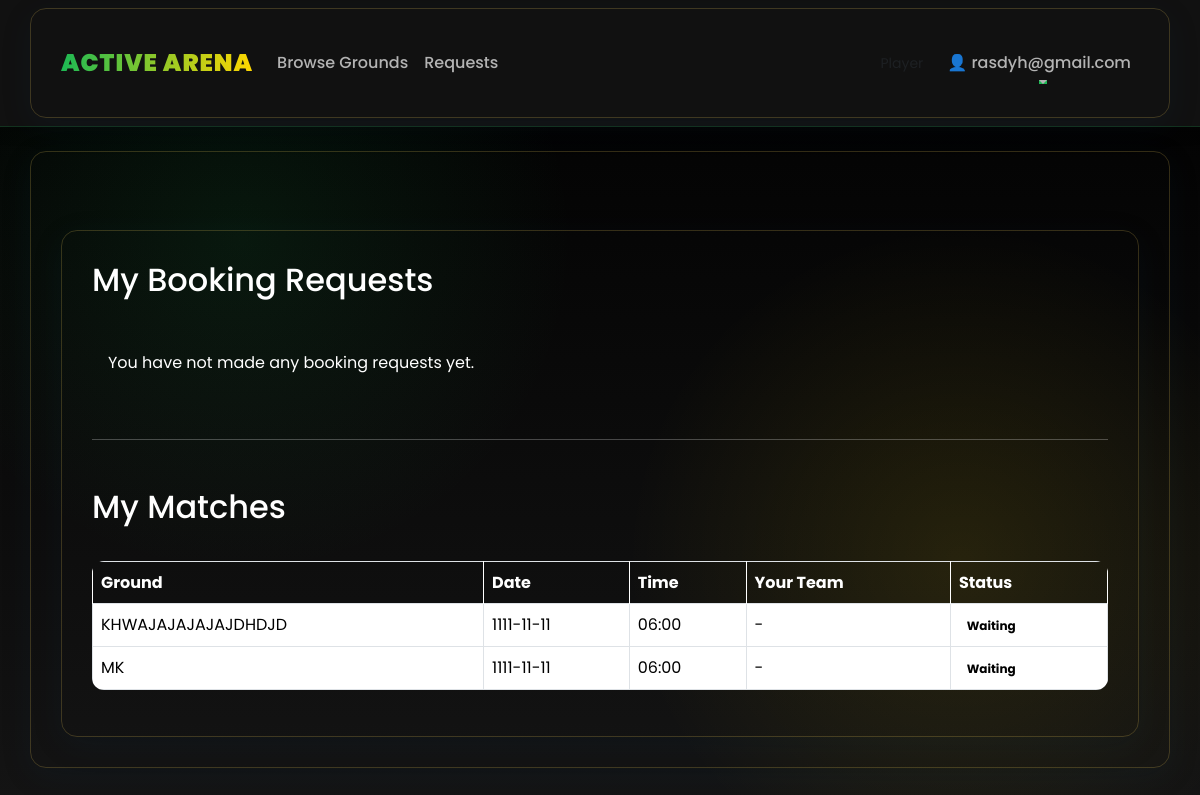
Screenshot of /player/dashboard (signed in) with the database file from the repository.
### app.py (models this page shows)
class Ground(db.Model):
    id = db.Column(db.Integer, primary_key=True)
    name = db.Column(db.String(120), nullable=False)
    location = db.Column(db.String(120), nullable=False)
    rate = db.Column(db.Integer, nullable=False)
    img = db.Column(db.String(300), nullable=False)
    published = db.Column(db.Boolean, default=False)
    host_email = db.Column(db.String(120), nullable=False)
    materials = db.Column(db.String(300), nullable=True)  # Comma-separated list
    ground_use = db.Column(db.String(50), nullable=True)
    latitude = db.Column(db.Float, nullable=True)
    longitude = db.Column(db.Float, nullable=True)
    city = db.Column(db.String(100), nullable=True)
    postal_code = db.Column(db.String(20), nullable=True)
    full_address = db.Column(db.String(300), nullable=True)

class Match(db.Model):
    id = db.Column(db.Integer, primary_key=True)
    ground_id = db.Column(db.Integer, db.ForeignKey('ground.id'), nullable=False)
    date = db.Column(db.String(20), nullable=False)
    time = db.Column(db.String(10), nullable=False)
    status = db.Column(db.String(20), default='waiting')  # waiting, pending_host, confirmed, declined
    host_email = db.Column(db.String(120), nullable=False)

### app.py (the view)
@app.route('/player/dashboard')
def player_dashboard():
    if 'user_email' not in session or session.get('user_type') != 'player':
        flash('You must be logged in as a player to view this page.', 'danger')
        return redirect(url_for('login_player'))
    player_email = session['user_email']
    bookings = Booking.query.filter_by(player_email=player_email).order_by(Booking.id.desc()).all()
    ground_ids = [b.ground_id for b in bookings]
    grounds_by_id = {g.id: g for g in Ground.query.filter(Ground.id.in_(ground_ids)).all()}
    mps = MatchPlayer.query.filter_by(user_email=player_email).all()
    match_ids = [mp.match_id for mp in mps]
    matches = {m.id: m for m in Match.query.filter(Match.id.in_(match_ids)).order_by(Match.id.desc()).all()} if match_ids else {}
    match_team_by_id = {mp.match_id: mp.team for mp in mps}
    mg_ids = list({m.ground_id for m in matches.values()}) if matches else []
    match_grounds = {g.id: g for g in Ground.query.filter(Ground.id.in_(mg_ids)).all()} if mg_ids else {}
    return render_template('player_dashboard.html', bookings=bookings, grounds=grounds_by_id, matches=matches, match_team_by_id=match_team_by_id, match_grounds=match_grounds)

### templates/player_dashboard.html (shortened to what this page needs)
{% extends "base.html" %}
{% block content %}
<div class="container mt-5">
    <h2>My Booking Requests</h2>
    {% if bookings %}
        <table class="table table-bordered mt-4">
            <thead>
                <tr>
                    <th>Ground</th>
                    <th>Location</th>
                    <th>Date</th>
                    <th>Start Time</th>
                    <th>End Time</th>
                    <th>Status</th>
                </tr>
            </thead>
            <tbody>
                {% for booking in bookings %}
                <tr>
                    <td>{{ grounds[booking.ground_id].name }}</td>
                    <td>{{ grounds[booking.ground_id].location }}</td>
                    <td>{{ booking.date }}</td>
                    <td>{{ booking.start_time }}</td>
                    <td>{{ booking.end_time }}</td>
                    <td>
                        {% if booking.status == 'pending' %}
                            <span class="badge bg-warning text-dark">Pending</span>
                        {% elif booking.status == 'approved' %}
                            <span class="badge bg-success">Approved</span>
                        {% else %}
                            <span class="badge bg-danger">Declined</span>
                        {% endif %}
                    </td>
                </tr>
                {% endfor %}
            </tbody>
        </table>
    {% else %}
        <div class="alert alert-info mt-4">You have not made any booking requests yet.</div>
    {% endif %}
    <hr class="my-5">
    <h2>My Matches</h2>
    {% if matches %}
        <table class="table table-bordered mt-4">
            <thead>
                <tr>
                    <th>Ground</th>
                    <th>Date</th>
                    <th>Time</th>
                    <th>Your Team</th>
                    <th>Status</th>
                </tr>
            </thead>
            <tbody>
                {% for mid, m in matches.items() %}
                <tr>
                    <td>{{ match_grounds[m.ground_id].name if match_grounds.get(m.ground_id) else m.ground_id }}</td>
                    <td>{{ m.date }}</td>
                    <td>{{ m.time }}</td>
                    <td>{{ match_team_by_id.get(mid) or '-' }}</td>
                    <td>
                        {% if m.status == 'waiting' %}
                            <span class="badge bg-warning text-dark">Waiting</span>
                        {% elif m.status == 'pending_host' %}
                            <span class="badge bg-info text-dark">Pending Host</span>
                        {% elif m.status == 'confirmed' %}
                            <span class="badge bg-success">Confirmed</span>
                        {% elif m.status == 'declined' %}
                            <span class="badge bg-danger">Declined</span>
                        {% else %}
                            <span class="badge bg-secondary">-</span>
                        {% endif %}
                    </td>
                </tr>
                {% endfor %}
            </tbody>
        </table>
    {% else %}
        <div class="alert alert-info mt-4">You haven't joined any matches yet.</div>
    {% endif %}
</div>
{% endblock %}

### templates/base.html (style rules this page uses)
:root { --primary-green: #1db954; --primary-green-100: #0a1e12; --primary-green-200: #0e2e1c; --primary-green-300: #123d26; --primary-green-400: #174d30; --primary-green-500: #1db954; --primary-green-600: #34c76a; --primary-green-700: #4bd580; --primary-green-800: #62e396; --primary-green-900: #79f1ac; --dark-bg: #121212; --dark-bg-100: #000000; --dark-bg-200: #0a0a0a; --dark-bg-300: #141414; --dark-bg-400: #1a1a1a; --dark-bg-500: #1e1e1e; --dark-bg-600: #2a2a2a; --dark-bg-700: #363636; --dark-bg-800: #424242; --dark-bg-900: #4e4e4e; --accent-yellow: #ffd700; --accent-yellow-100: #332b00; --accent-yellow-200: #665600; --accent-yellow-300: #998000; --accent-yellow-400: #ccab00; --accent-yellow-500: #ffd700; --accent-yellow-600: #ffde26; --accent-yellow-700: #ffe44d; --accent-yellow-800: #ffeb80; --accent-yellow-900: #fff2b3; --text-light: #ffffff; --text-muted: #b3b3b3; --text-dark: #121212; --success: #1db954; --warning: #ffd700; --danger: #e74c3c; --info: #3498db; --brand-1: var(--primary-green); --brand-2: var(--accent-yellow); --accent-1: var(--accent-yellow); --accent-2: var(--primary-green-600); --ink: var(--text-light); --muted: var(--text-muted); --paper: var(--dark-bg-500); --card: var(--dark-bg-400); --card-hover: var(--dark-bg-600); }
body { min-height: 100vh; background: radial-gradient(circle at 20% 30%, rgba(29, 185, 84, 0.1), transparent 30%), radial-gradient(circle at 80% 70%, rgba(255, 215, 0, 0.1), transparent 30%), linear-gradient(to bottom, var(--dark-bg-100), var(--dark-bg-300)); color: var(--ink); font-family: 'Poppins', system-ui, -apple-system, 'Segoe UI', Roboto, Helvetica, Arial, sans-serif; line-height: 1.6; }

### templates/player_dashboard.html (style rules this page uses)
.container { background: var(--lemon-chiffon-900); border-radius: 16px; padding: 30px; box-shadow: 0 8px 32px rgba(13,59,102,0.1); border: 1px solid rgba(244,211,94,0.2); }
h2 { color: var(--yale-blue); border-bottom: 2px solid var(--naples-yellow); padding-bottom: 10px; }
.table { background: var(--lemon-chiffon-800); border-radius: 12px; overflow: hidden; }
.table thead th { background: var(--yale-blue); color: var(--lemon-chiffon-900); border-color: var(--yale-blue-600); }
.badge.bg-warning { background: var(--naples-yellow) !important; color: var(--yale-blue-100) !important; }
.alert-info { background: var(--yale-blue-900); color: var(--yale-blue-100); border: 1px solid var(--yale-blue-800); }

### rows the page displays
Match: date "1111-11-11", time "06:00", match_team_by_id "-", status "Waiting"
Ground: name "KHWAJAJAJAJAJDHDJD"
Match: date "1111-11-11", time "06:00", match_team_by_id "-", status "Waiting"
Ground: name "MK"

### other values shown
{{ session.get('user_email', 'User') }} "rasdyh@gmail.com"
